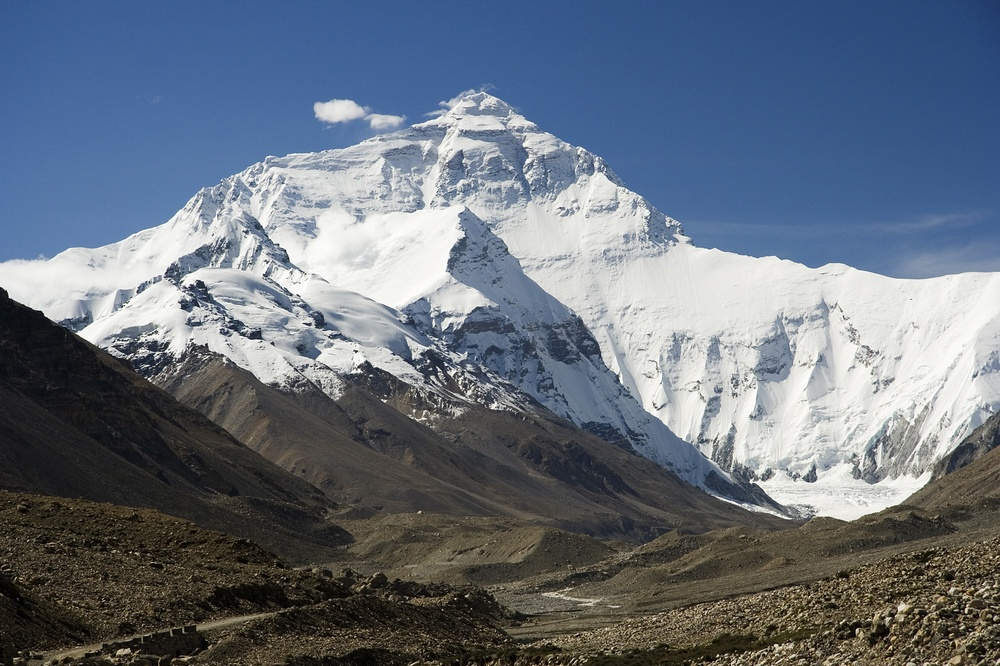
#> input picture Lab Programs/sample.jpg, 1000 x 666 px, shrunk from 2000 x 1333 before the run
$ python EXP15.py
#> lines starting #> are read from the running program, lines starting #| are printed output that depends on the picture; after the words box and inside, x2 and y2 are one past the last pixel; in counts of white or black regions, pixels touching at a corner belong together
import cv2
import numpy as np

# Read image
image = cv2.imread("sample.jpg")
#> image is the input picture: shape (666, 1000, 3); mean B, G, R 125.2, 112.6, 103.1

# Convert to grayscale
gray = cv2.cvtColor(image, cv2.COLOR_BGR2GRAY)
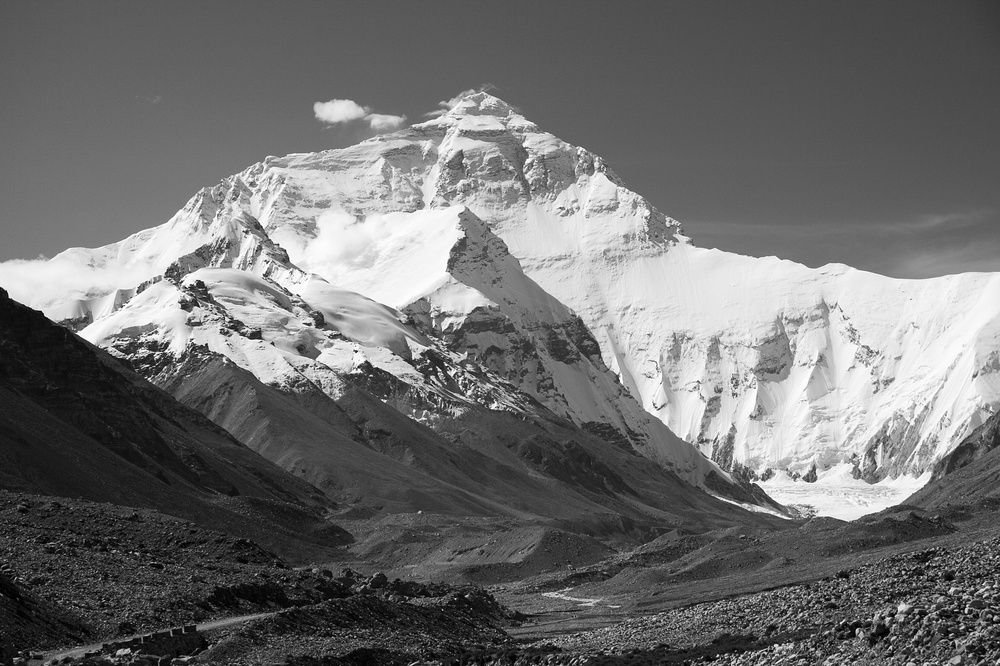
#> gray: shape (666, 1000); min 0, max 255, mean 111.2

# Convert to float32
gray = np.float32(gray)

# Harris Corner Detection
corners = cv2.cornerHarris(
    gray,
    blockSize=2,
    ksize=3,
    k=0.04
)
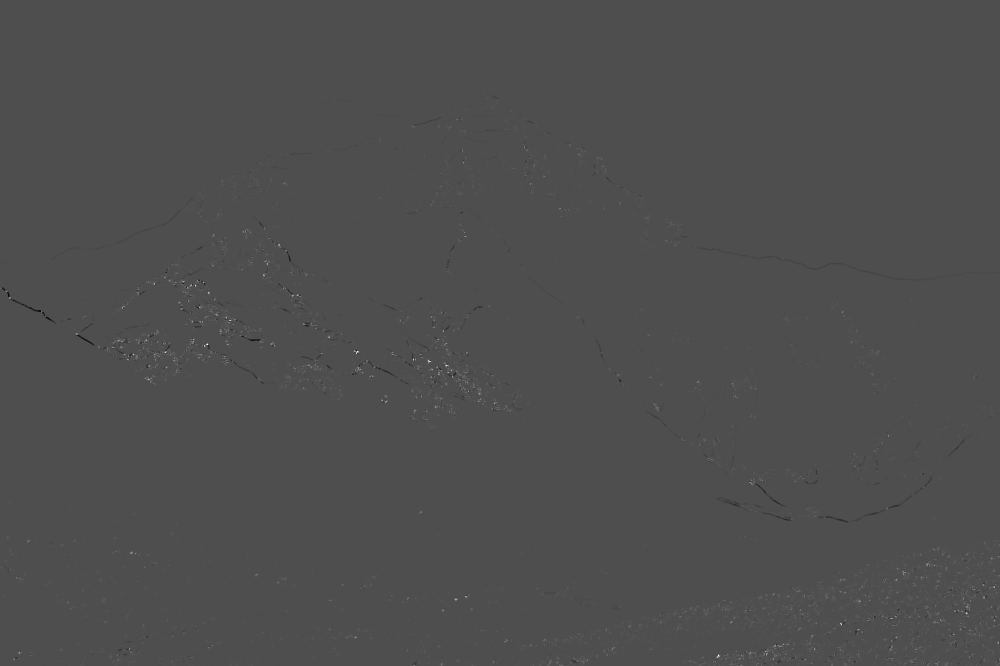
#> corners: shape (666, 1000) float32; min -53606764, max 120640672, mean 117981.1; drawn with min black and max white

# Dilate corners
corners = cv2.dilate(corners, None)
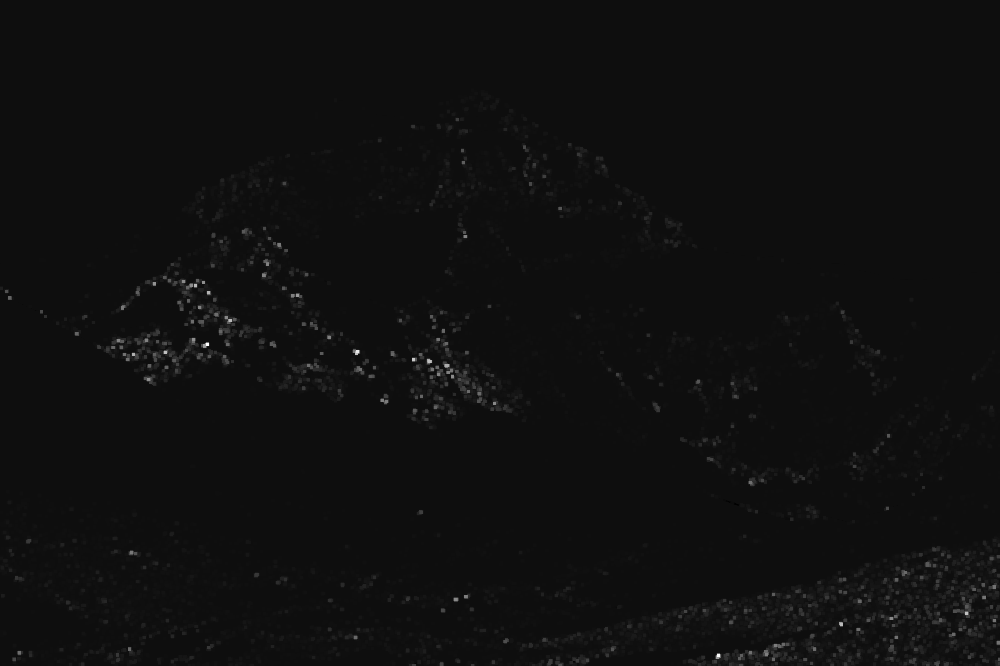
#> corners: shape (666, 1000) float32; min -7299989, max 120640672, mean 753182.4; drawn with min black and max white

# Mark detected corners
result = image.copy()
result[corners > 0.01 * corners.max()] = [0, 0, 255]
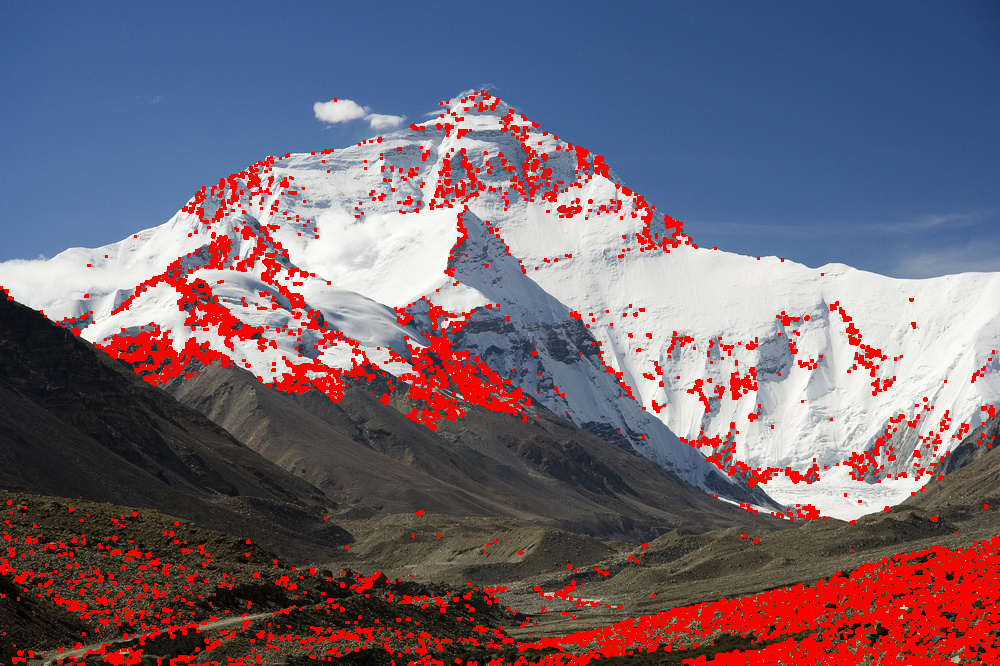
#> result: shape (666, 1000, 3); 10.21% of pixels changed, all inside (x1, y1, x2, y2) = (0, 90, 1000, 666)

# Display
cv2.imshow("Original Image", image)
cv2.imshow("Harris Corner Detection", result)

cv2.waitKey(0)
cv2.destroyAllWindows()
